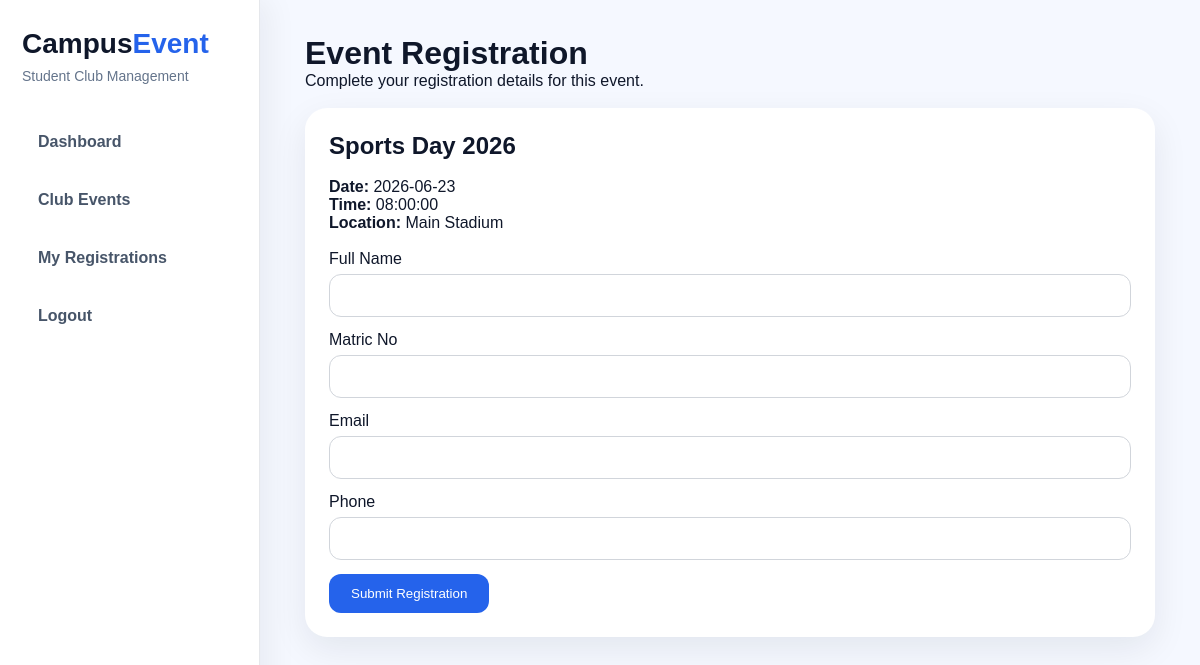
/register_event.php?id=3 (signed in), run on the app's committed database.
### tables this page shows
CREATE TABLE `events` (
  `event_id` int(11) NOT NULL,
  `proposal_id` int(11) DEFAULT NULL,
  `event_name` varchar(150) NOT NULL,
  `event_date` date NOT NULL,
  `event_time` time NOT NULL,
  `location` varchar(150) NOT NULL,
  `description` text DEFAULT NULL,
  `budget` decimal(10,2) DEFAULT NULL,
  `status` enum('Upcoming','Completed','Cancelled') DEFAULT 'Upcoming',
  `created_at` timestamp NOT NULL DEFAULT current_timestamp()
);

### register_event.php (the view, shortened to what this page needs)
<?php
include 'includes/db.php';
$event_id = $_GET['id'];
$user_id = $_SESSION['user_id'];
$event = mysqli_query($conn, "SELECT * FROM events WHERE event_id='$event_id'");
$event_data = mysqli_fetch_assoc($event);
$check = mysqli_query($conn, "
SELECT * FROM registrations
WHERE event_id='$event_id'
AND user_id='$user_id'
");
$already_registered = mysqli_num_rows($check) > 0;
?>
<!DOCTYPE html>
<html>
<head>
    <link rel="stylesheet" href="assets/css/style.css?v=3">
</head>
<body>
    <?php include 'includes/sidebar.php'; ?>
    <div class="main">
        <h1>Event Registration</h1>
        <p>Complete your registration details for this event.</p>
        <br>
        <div class="card">
            <h2><?php echo $event_data['event_name']; ?></h2>
            <br>
            <p><b>Date:</b> <?php echo $event_data['event_date']; ?></p>
            <p><b>Time:</b> <?php echo $event_data['event_time']; ?></p>
            <p><b>Location:</b> <?php echo $event_data['location']; ?></p>
            <br>
            <?php if ($already_registered) { ?>
                <p style="color:#1e40af; font-weight:bold;">
                    You have already registered for this event.
                </p>
                <br>
                <a href="my_registrations.php">
                    <button type="button">View My Registrations</button>
                </a>
            <?php } else { ?>
                <form method="POST">
                    <label>Full Name</label>
                    <input type="text" name="full_name" required>
                    <label>Matric No</label>
                    <input type="text" name="matric_no" required>
                    <label>Email</label>
                    <input type="email" name="email" required>
                    <label>Phone</label>
                    <input type="text" name="phone" required>
                    <button type="submit" name="register">Submit Registration</button>
                </form>
            <?php } ?>
        </div>
    </div>
</body>
</html>

### assets/css/style.css (style rules this page uses)
* { margin: 0; padding: 0; box-sizing: border-box; font-family: Arial, sans-serif; }
body { background: #f5f8ff; color: #0f172a; }
.main { margin-left: 260px; padding: 35px 45px; }
.card, .table-card { background: white; padding: 24px; border-radius: 22px; box-shadow: 0 12px 35px rgba(15, 23, 42, 0.08); overflow-x: auto; }
input, textarea, select { width: 100%; padding: 13px; border: 1px solid #d1d5db; border-radius: 12px; margin-top: 6px; margin-bottom: 14px; }
button { background: #2563eb; color: white; border: none; padding: 12px 22px; border-radius: 12px; cursor: pointer; }

### data on the page
events: event_name "Sports Day 2026", event_date "2026-06-23", event_time "08:00:00", location "Main Stadium"
